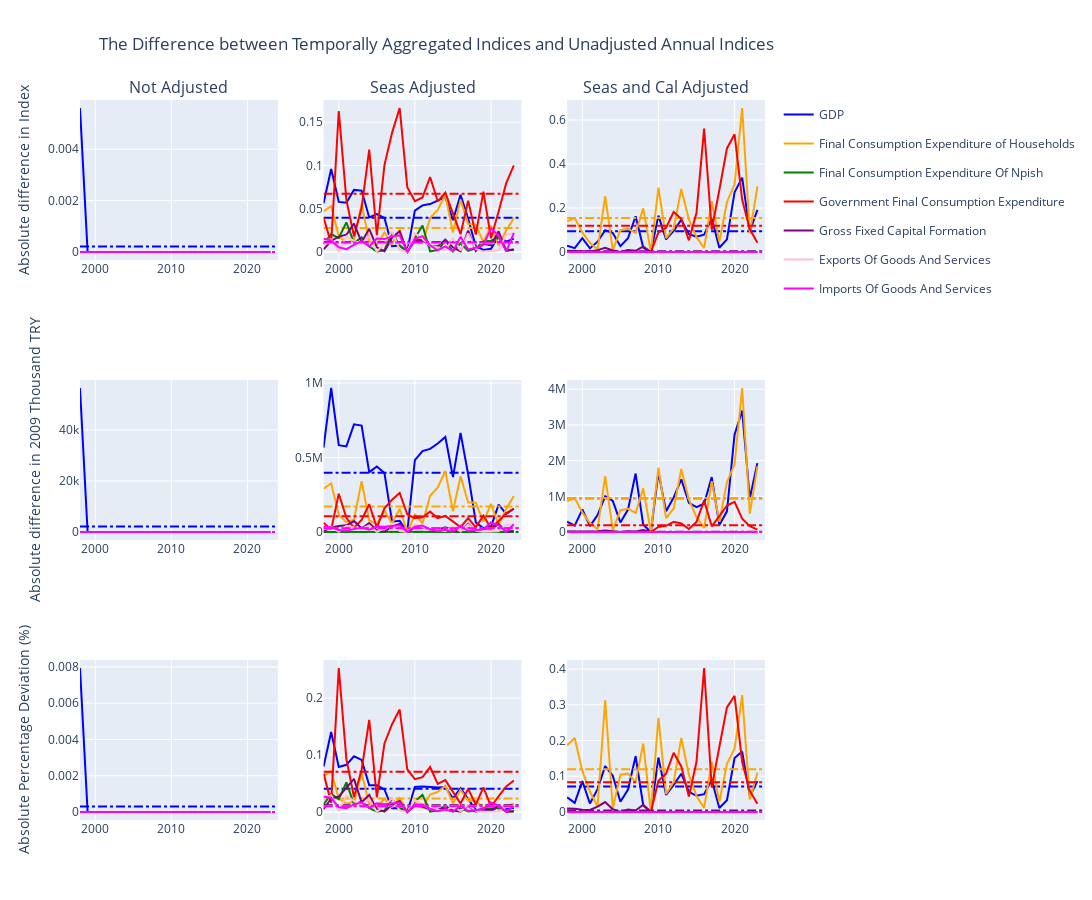

The cell this chart's notebook holds for it:
### Markdown cell above
<a class="anchor" id="quart_gdp_agg_check_vol_noadj"></a>
**2.2.1.1. Consistency of Quarterly Volume Indices with Respect to Annual Unadjusted Volume Indices**

### Code cell
#Create a plot of the difference between the temporal aggregates by type of adjustment and the unadjusted annual data
colors = ['blue', 'orange', 'green', 'red', 'purple', 'pink','magenta' ,'brown', 'gray', 'olive', 'cyan','yellow','silver',
         'indigo','orange','green','red','purple']
#Calculate Temporal Aggregates
year_agg = quart_gdp_data.groupby('Year').mean()
#Plot
fig = make_subplots(rows=3,cols=3,subplot_titles=['Not Adjusted','Seas Adjusted','Seas and Cal Adjusted'])
i=0
for col in quart_gdp_data['Accounts','Volume','Not Adjusted'].columns:
    j=0
    for adj in ['Not Adjusted','Seas Adjusted','Adjusted']:
        #Calculate the absolute difference between the indices
        series_diff = abs(year_agg['Accounts','Volume',adj,col]-year_gdp_data['Accounts','Volume',col])
        #Calculate the absolute difference in monetary terms
        series_diff_money = 0.01*series_diff * year_gdp_data.loc[2009,('Accounts','Nominal',col)]
        #Calculate the absolute percentage deviation of the annualized indices from the annual indices
        series_dev = 100*series_diff/year_gdp_data['Accounts','Volume',col]
        #Calculate the average differences
        series_diff_mean = [series_diff.mean()]*len(year_gdp_data.index)
        series_diff_money_mean = [series_diff_money.mean()]*len(year_gdp_data.index)
        series_dev_mean = [series_dev.mean()]*len(year_gdp_data.index)
        #Create Scatter objects
        trace_diff = go.Scatter(x=year_gdp_data.index,y=series_diff,name=col,
                                line=dict(color=colors[i]),legendgroup=f'group{i}',showlegend=(j==0))
        trace_diff_mean = go.Scatter(x=year_gdp_data.index,y=series_diff_mean,name=col,
                                line=dict(color=colors[i],dash='dashdot'),legendgroup=f'group{i}',showlegend=False)
        trace_diff_money = go.Scatter(x=year_gdp_data.index,y=series_diff_money,name=col,
                                line=dict(color=colors[i]),legendgroup=f'group{i}',showlegend=False)
        trace_diff_money_mean = go.Scatter(x=year_gdp_data.index,y=series_diff_money_mean,name=col,
                                line=dict(color=colors[i],dash='dashdot'),legendgroup=f'group{i}',showlegend=False)
        trace_dev = go.Scatter(x=year_gdp_data.index,y=series_dev,name=col,
                               line=dict(color=colors[i]),legendgroup=f'group{i}',showlegend=False)
        trace_dev_mean = go.Scatter(x=year_gdp_data.index,y=series_dev_mean,name=col,
                                line=dict(color=colors[i],dash='dashdot'),legendgroup=f'group{i}',showlegend=False)
        #Add Scatter objects to the figure
        fig.add_trace(trace_diff,row=1,col=j+1)
        fig.add_trace(trace_diff_mean,row=1,col=j+1)
        fig.add_trace(trace_diff_money,row=2,col=j+1)
        fig.add_trace(trace_diff_money_mean,row=2,col=j+1)
        fig.add_trace(trace_dev,row=3,col=j+1)
        fig.add_trace(trace_dev_mean,row=3,col=j+1)
        
        j +=1
    i+=1
#Update the layout
fig.update_yaxes(title='Absolute difference in Index',row=1,col=1)
fig.update_yaxes(title='Absolute difference in 2009 Thousand TRY',row=2,col=1)
fig.update_yaxes(title='Absolute Percentage Deviation (%)',row=3,col=1)
fig.update_layout(width=1250,height=900,title='The Difference between Temporally Aggregated Indices and Unadjusted Annual Indices',title_x=0.4)
fig.show()
